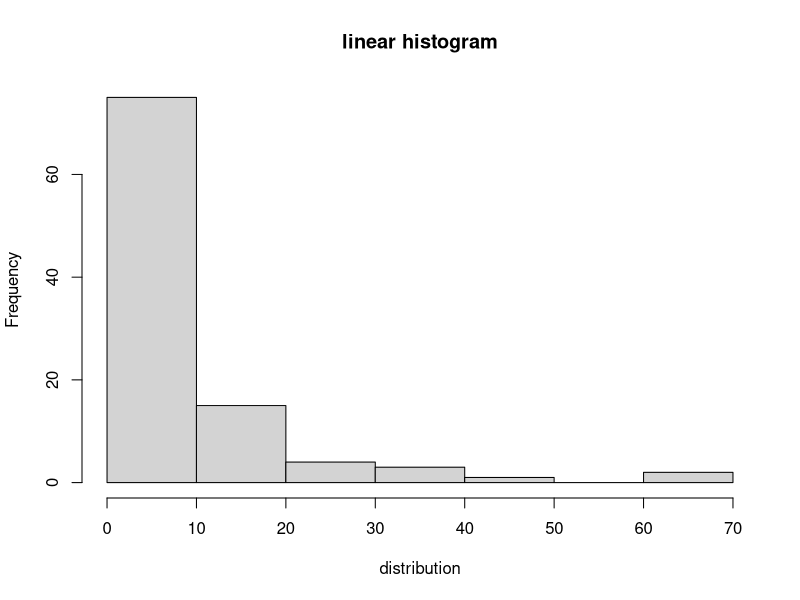
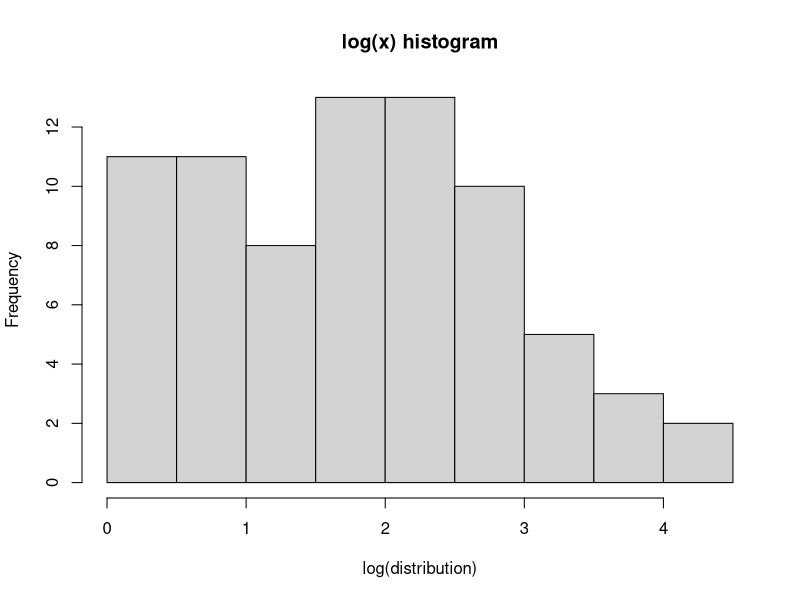

The R script that drew these images, in order:
## ---- chunk 1
set.seed(210)
distribution <- rnbinom(n = 100,mu = 10, size = 1/2)

## ---- chunk 2
hist(distribution, main = "linear histogram" )
hist(log(distribution), main = "log(x) histogram")
